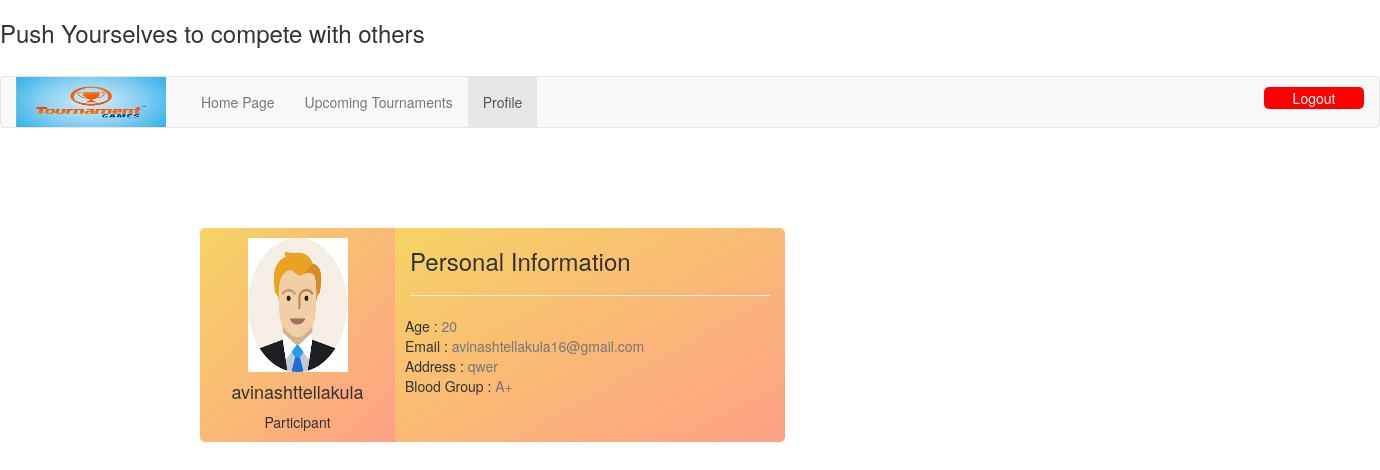
/profile.php (signed in), run on the app's committed database.
### tables this page shows
CREATE TABLE `participants` (
  `pid` int(10) NOT NULL,
  `pname` varchar(30) NOT NULL,
  `age` varchar(3) NOT NULL,
  `email` varchar(50) NOT NULL,
  `password` varchar(256) NOT NULL,
  `address` varchar(200) NOT NULL,
  `bloodgroup` varchar(5) DEFAULT NULL,
  `teamid` int(10) DEFAULT NULL
);

### profile.php (the view, shortened to what this page needs)
<?php
$conn = new mysqli("localhost:3306", 'root','','tournament');
?>
<!DOCTYPE html>
<html lang="en">
<head>
  <h3 class="liketext">Push Yourselves to compete with others</h3>
<link rel="stylesheet" href="https://maxcdn.bootstrapcdn.com/bootstrap/3.4.1/css/bootstrap.min.css">
</head>
<body>
<?php
$s=$_SESSION['user'];
$sql="SELECT * FROM participants WHERE pid='".$s."' ";
$data = mysqli_query($conn,$sql);
$res=$data -> fetch_row();
$name=$res[1];
$age=$res[2];
$email=$res[3];
$address=$res[5];
$bloodgrp=$res[6];
?>
<div style="padding-top:20px;">
<nav class="navbar navbar-default" >
  <div class="container-fluid">
    <div class="navbar-header">
    <img src="tour.png" width="150px" height="50px">
    </div>
    <ul class="nav navbar-nav">
      <li style="padding-left:20px;"><a href="yourtour.php">Home Page</a></li>
      <li><a href="upcomingtour.php">Upcoming Tournaments</a></li>
      <li class="active"><a href="profile.php">Profile</a></li>
    </ul>
    <input type="button" value="Logout" style="float:right;width: 100px;margin-top:10px;margin-bottom:10px;background-color:red;border-radius:5px;border:None;color:white;" onclick="window.location='logout3.php';"></h1>
  </div>
</nav>
</div>
  <section class="vh-100" style="background-color: #f4f5f7;width:300px;margin-left:200px;margin-top:100px;">
  <div class="container py-5 h-100">
    <div class="row d-flex justify-content-center align-items-center h-100">
      <div class="col col-lg-6 mb-4 mb-lg-0">
        <div class="card mb-3" style="border-radius: .5rem;">
          <div class="row g-0">
            <div class="col-md-4 gradient-custom text-center text-white"
              style="border-top-left-radius: .5rem; border-bottom-left-radius: .5rem;">
              <img src="user.png"
                alt="Avatar" class="img-fluid my-5" style="width: 100px;height:134px;margin-top:10px" />
              <h4><?php echo $name;?></h4>
              <p>Participant</p>
            </div>
            <div class="col-md-8 gradient-custom text-white" style="height:214px;border-top-right-radius: .5rem;border-bottom-right-radius:.5rem;">
              <div class="card-body p-4">
                <h3>Personal Information</h3>
                <hr class="mt-0 mb-4">
                <div class="row pt-1">
                <div class="col-6 mb-3" style="padding-left:10px;">
                    <h5 style="display:inline">Age : </h5>
                    <p class="text-muted" style="display:inline"><?php echo $age;?></p><br>
                    <h5 style="display:inline">Email : </h5>
                    <p class="text-muted" style="display:inline"><?php echo $email;?></p><br>
                    <h5 style="display:inline">Address : </h5>
                    <p class="text-muted" style="display:inline"><?php echo $address;?></p><br>
                    <h5 style="display:inline">Blood Group : </h5>
                    <p class="text-muted" style="display:inline"><?php echo $bloodgrp;?></p><br>
                  </div>
                </div>
              </div>
            </div>
          </div>
        </div>
      </div>
    </div>
  </div>
</section>
</body>
</html>

### profile.php (style rules this page uses)
.gradient-custom { background: linear-gradient(to right bottom, rgba(246, 211, 101, 1), rgba(253, 160, 133, 1)); }

### data on the page
participants: pname "avinashttellakula", age "20", email "avinashtellakula16@gmail.com", address "qwer", bloodgroup "A+"
